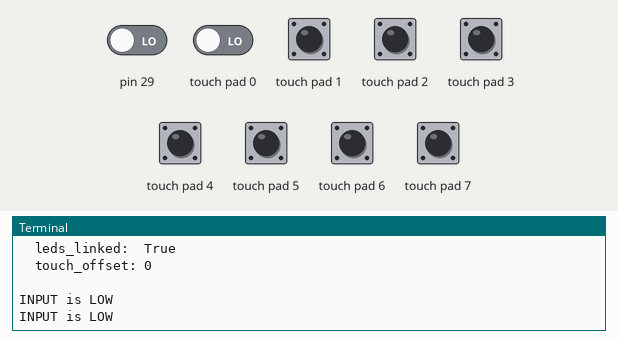
Recording of a program running on a simulated Raspberry Pi (header pin numbers). Parts: the last lines printed to the terminal. Inputs (shaded band) come from the test bench; at power-on: pin 29, touch pad 0–7 LOW. The clock reads 2024-03-15 10:24:30 at power-on unless the program sets it; library files of the repository ran but are not shown: Adafruit_CAP1188.py.

Above: at 1.2 s.
1.3 s: pin 29 driven HIGH
At 2.8 s:
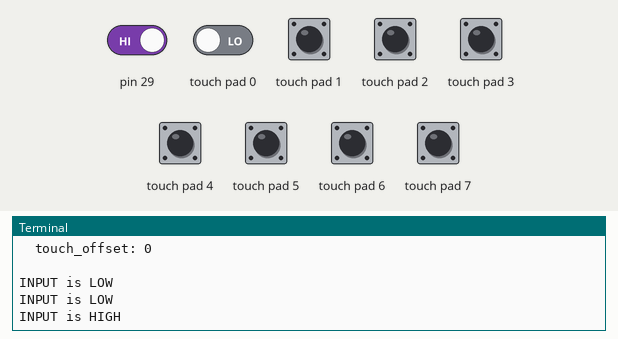
3.5 s: pin 29 driven LOW and touch pad 0 driven HIGH
At 4.6 s:
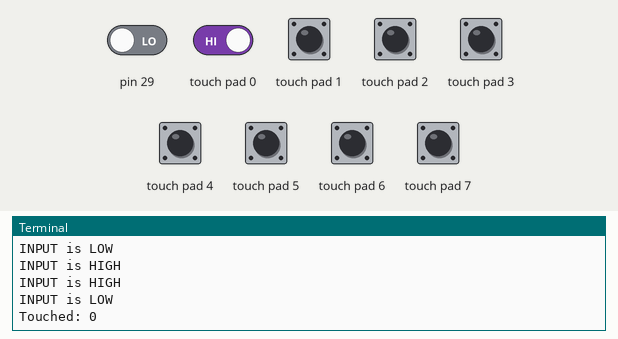
6.5 s: touch pad 1 pulled HIGH for 1.2 s
At 7.8 s:
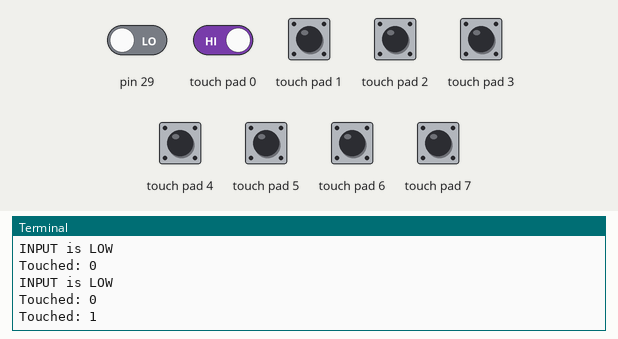
9.2 s: touch pad 2 pulled HIGH for 1.2 s
At 10.8 s:
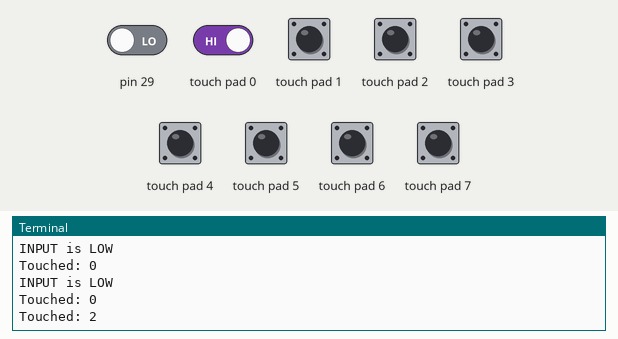
11.9 s: touch pad 3 pulled HIGH for 1.2 s
At 12.6 s:
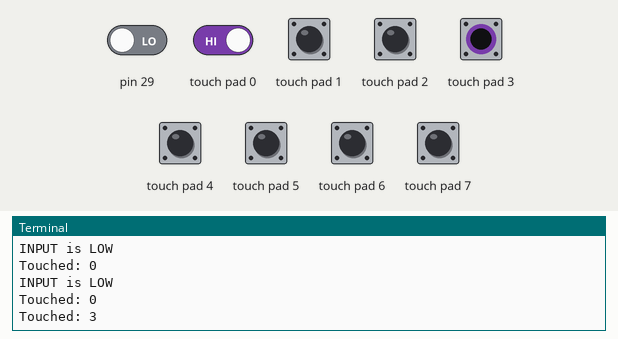
14.6 s: touch pad 4 pulled HIGH for 1.2 s
At 15.8 s:
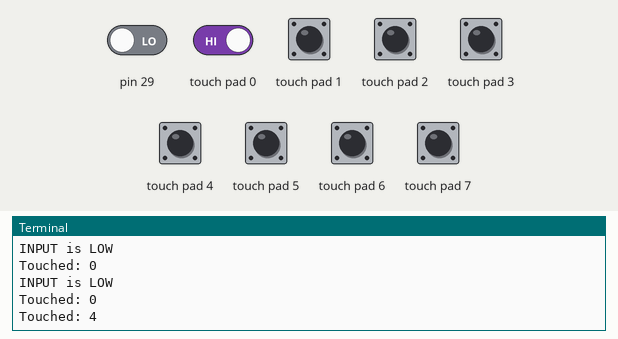
Timing chart, 0 to 17.6 s (numbered marks = the images above; inputs shaded):
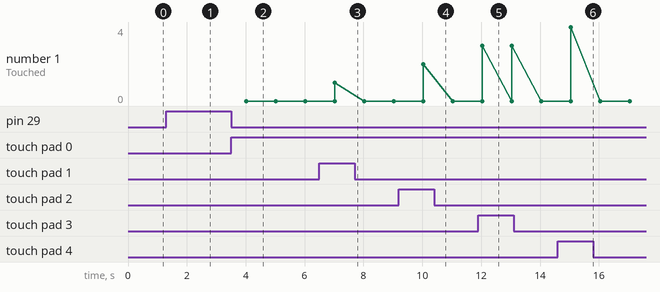

Measured:
- after the input at 1.3 s, the terminal: prints a new line after 0.71 s (image 1)
- after the input at 3.5 s, the terminal: prints a new line after 0.51 s (image 2)
- after the input at 6.5 s, the terminal: prints a new line after 0.52 s (image 3)
- after the input at 9.2 s, the terminal: prints a new line after 0.82 s (image 4)
- after the input at 11.9 s, the terminal: prints a new line after 0.13 s (image 5)
- after the input at 14.6 s, the terminal: prints a new line after 0.44 s (image 6)

The program:

main.py
```python
#!/usr/bin/env python

import smbus
import time
from Adafruit_CAP1188 import Adafruit_CAP1188 as CAP1188

import RPi.GPIO as GPIO
GPIO.setmode(GPIO.BOARD)
GPIO.setup(29,GPIO.IN)


if __name__ == "__main__":

    bus = smbus.SMBus(1)
    cap2_addr = 0x29

    cap2 = CAP1188(cap2_addr, bus, touch_offset = 0)

    #print "multitouch Status: " + str(cap2.multitouch_enabled)

    # Turn on multitouch
    cap2.multitouch_enabled = False

    #print "multitouch Status: " + str(cap2.multitouch_enabled)

    # Link LEDs to touches
    cap2.leds_linked = True

    # Enabled IRQ
    cap2.irq_enabled = True

    # Speed it up
    #cap2.write_register(Adafruit_CAP1188.STANDBYCFG, 0x30)

    print cap2

    while True:

        if(GPIO.input(29)):
            print "INPUT is HIGH"
        else:
            print "INPUT is LOW"
            t = cap2.touched
            for x in t:
                print "Touched: " + str(x)

        time.sleep(1)
```

Cap.py
```python
from I2CInfo import I2CInfo as I2C

class Captivity(object):


	"""
		i2c_addr: the address of the device on the given i2c bus
		i2c_bus: the SMBus instance to use for this device.
		touch_offset: If provided, an offset to be applied to the
		              reported touch indices (helpful when chaining
		              multiple units)
	"""
	def __init__(self, i2c_addr, i2c_bus, touch_offset = 0):
		self._i2c = I2C(i2c_bus, i2c_addr)
		self._touch_offset = touch_offset

	# Writes the given value to the given register as a single transaction and returns the result.
	def write_register(self, register, value):
		if self.is_i2c:
			return self._i2c.write_byte_data(register, value)

	# Reads a value from the given register and returns it.
	def read_register(self, register):
		if self.is_i2c:
			return self._i2c.read_byte_data(register)

	# Returns true if we're configured to use I2C, false otherwise.
	@property
	def is_i2c(self):
		return self._i2c is not None

	# Returns true if we're configured to use SPI, false otherwise.
	@property
	def is_spi(self):
		# TODO really implement this
		return not self.is_i2c
```

I2CInfo.py
```python
#!/usr/bin/env python

class I2CInfo(object):

    def __init__(self, bus, address):
        self._bus = bus
        self._address = address

    def write_byte_data(self, register, value):
        self._bus.write_byte_data(self._address, register, value)

    def read_byte_data(self, register):
        return self._bus.read_byte_data(self._address, register)
```
